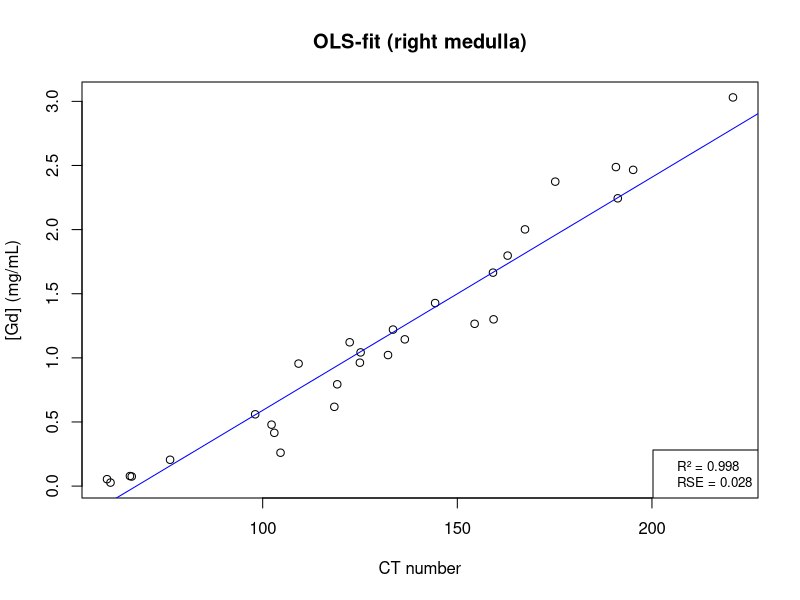

Generate this figure with R:
library(readr)
library(glmnet)
library(dplyr)

source <- read.csv("Data/rawdata.csv")

#remove NAs present in the CT number data. This data should be discarded for analyses (Data cleaning)
valid_data <- source %>%
  filter(!X1 %in% NA)

valid_data$X1 = as.numeric(valid_data$X1)

#remove non-comparative organs and study IDs using pipe filtering this will be the output dataframe (Data cleaning) 
comparable_data <- valid_data %>% 
  filter(!X4 %in% c("spleen", "liver")) %>%
  filter(!X5 %in% c(10674, 10308, 26328, 26361))

#selecting a specific organ for comparisons and performing the Si-component removal (Data preprocessing)
organ <- "right medulla"
df <- comparable_data %>% 
  filter(X4 %in% organ) %>%
  filter(X3 %in% "AGUIX") %>%
  mutate(X1 = as.numeric(X1)*(1 - 0.0569))

#df <- df %>%
 # filter(!X2 %in% 1)



### Machine learning
# Split the data into training and test sets
set.seed(123)  # For reproducibility

regression <- lm(y ~ X1, data = df)
print(summary(regression))

mean_df <- df %>%
  group_by(X2) %>%
  summarize(X1 = mean(X1), y = mean(y))
#means
regression <- lm(y ~ X1, data = mean_df)
print(summary(regression))
# Fit the linear model

#####
### Plot df$y versus df$X1 with custom axes and title
plot(df$X1, df$y, xlab = "CT number", ylab = "[Gd] (mg/mL)", main = paste0("OLS-fit (", organ,")"))

# Add red dots representing the mean
#points(mean_df$mean_X1, mean_df$mean_y, col = "red", pch = 19)
# Add a regression line in blue
abline(regression, col = "blue")
# Get summary of the regression model
summary_regression <- summary(regression)
# Extract R-squared value
rsquared <- summary_regression$r.squared
rse <- sqrt(mean(residuals(regression)^2))

# Format R-squared and RSE for legend
rsq_label <- paste("R² =", round(rsquared, 3))
rse_label <- paste("RSE =", round(rse, 3))

# Add legend with abbreviated labels
legend("bottomright", legend = c(rsq_label, rse_label), 
       bg = "white", cex = 0.8)
#####

# Predict y values for rows where X3 is "GBCA", X4 is "organ", and y is NA, then update the original dataframe
comparable_data <- comparable_data %>%
  mutate(y = ifelse(X3 == "GBCA" & X4 == organ & is.na(y), 
                    predict(regression, newdata = comparable_data[X3 == "GBCA" & X4 == organ & is.na(y), ]), 
                    y))


mean_data <- comparable_data %>%
  group_by(X2, X3, X4) %>%
  summarize(mean_X1 = mean(X1), sd_X1 = sd(X1), mean_y = mean(y), sd_y = sd(y))

mean_data <- mean_data[order(mean_data$X4), ]
